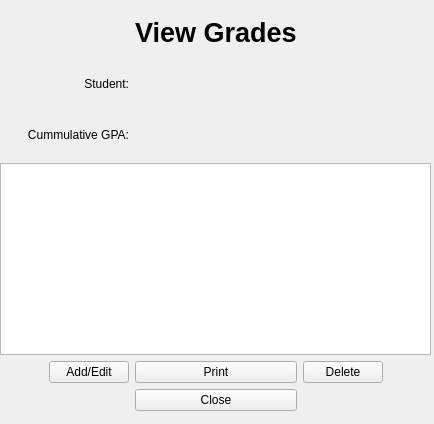
<?xml version="1.0" encoding="UTF-8"?>
<ui version="4.0">
 <class>ResultsWindow</class>
 <widget class="QWidget" name="ResultsWindow">
  <property name="geometry">
   <rect>
    <x>0</x>
    <y>0</y>
    <width>434</width>
    <height>424</height>
   </rect>
  </property>
  <property name="windowTitle">
   <string>Form</string>
  </property>
  <widget class="QWidget" name="gridLayoutWidget">
   <property name="geometry">
    <rect>
     <x>0</x>
     <y>10</y>
     <width>431</width>
     <height>411</height>
    </rect>
   </property>
   <layout class="QGridLayout" name="gridLayout">
    <item row="8" column="2">
     <widget class="QPushButton" name="printButton">
      <property name="text">
       <string>Print</string>
      </property>
     </widget>
    </item>
    <item row="8" column="4">
     <spacer name="horizontalSpacer_4">
      <property name="orientation">
       <enum>Qt::Orientation::Horizontal</enum>
      </property>
      <property name="sizeHint" stdset="0">
       <size>
        <width>40</width>
        <height>20</height>
       </size>
      </property>
     </spacer>
    </item>
    <item row="8" column="3">
     <widget class="QPushButton" name="deleteButton">
      <property name="text">
       <string>Delete</string>
      </property>
     </widget>
    </item>
    <item row="2" column="2">
     <widget class="QLabel" name="cumGpa">
      <property name="text">
       <string/>
      </property>
      <property name="alignment">
       <set>Qt::AlignmentFlag::AlignCenter</set>
      </property>
     </widget>
    </item>
    <item row="8" column="1">
     <widget class="QPushButton" name="addEditButton">
      <property name="text">
       <string>Add/Edit</string>
      </property>
     </widget>
    </item>
    <item row="0" column="0" colspan="2">
     <spacer name="horizontalSpacer">
      <property name="orientation">
       <enum>Qt::Orientation::Horizontal</enum>
      </property>
      <property name="sizeHint" stdset="0">
       <size>
        <width>40</width>
        <height>20</height>
       </size>
      </property>
     </spacer>
    </item>
    <item row="0" column="2">
     <widget class="QLabel" name="label">
      <property name="font">
       <font>
        <pointsize>20</pointsize>
        <bold>true</bold>
       </font>
      </property>
      <property name="text">
       <string>View Grades</string>
      </property>
     </widget>
    </item>
    <item row="1" column="1">
     <widget class="QLabel" name="label_2">
      <property name="text">
       <string>Student:</string>
      </property>
      <property name="alignment">
       <set>Qt::AlignmentFlag::AlignRight|Qt::AlignmentFlag::AlignTrailing|Qt::AlignmentFlag::AlignVCenter</set>
      </property>
     </widget>
    </item>
    <item row="4" column="0" rowspan="4" colspan="5">
     <widget class="QTableView" name="gradeTable"/>
    </item>
    <item row="2" column="0" colspan="2">
     <widget class="QLabel" name="label_4">
      <property name="text">
       <string>Cummulative GPA:</string>
      </property>
      <property name="alignment">
       <set>Qt::AlignmentFlag::AlignRight|Qt::AlignmentFlag::AlignTrailing|Qt::AlignmentFlag::AlignVCenter</set>
      </property>
     </widget>
    </item>
    <item row="0" column="3" rowspan="2" colspan="2">
     <spacer name="horizontalSpacer_2">
      <property name="orientation">
       <enum>Qt::Orientation::Horizontal</enum>
      </property>
      <property name="sizeHint" stdset="0">
       <size>
        <width>40</width>
        <height>20</height>
       </size>
      </property>
     </spacer>
    </item>
    <item row="10" column="2">
     <spacer name="verticalSpacer">
      <property name="orientation">
       <enum>Qt::Orientation::Vertical</enum>
      </property>
      <property name="sizeType">
       <enum>QSizePolicy::Policy::Fixed</enum>
      </property>
      <property name="sizeHint" stdset="0">
       <size>
        <width>20</width>
        <height>10</height>
       </size>
      </property>
     </spacer>
    </item>
    <item row="1" column="2">
     <widget class="QLabel" name="displayName">
      <property name="text">
       <string/>
      </property>
      <property name="alignment">
       <set>Qt::AlignmentFlag::AlignCenter</set>
      </property>
     </widget>
    </item>
    <item row="8" column="0">
     <spacer name="horizontalSpacer_3">
      <property name="orientation">
       <enum>Qt::Orientation::Horizontal</enum>
      </property>
      <property name="sizeHint" stdset="0">
       <size>
        <width>40</width>
        <height>20</height>
       </size>
      </property>
     </spacer>
    </item>
    <item row="9" column="2">
     <widget class="QPushButton" name="closeButton">
      <property name="text">
       <string>Close</string>
      </property>
     </widget>
    </item>
   </layout>
  </widget>
 </widget>
 <resources/>
 <connections/>
</ui>
